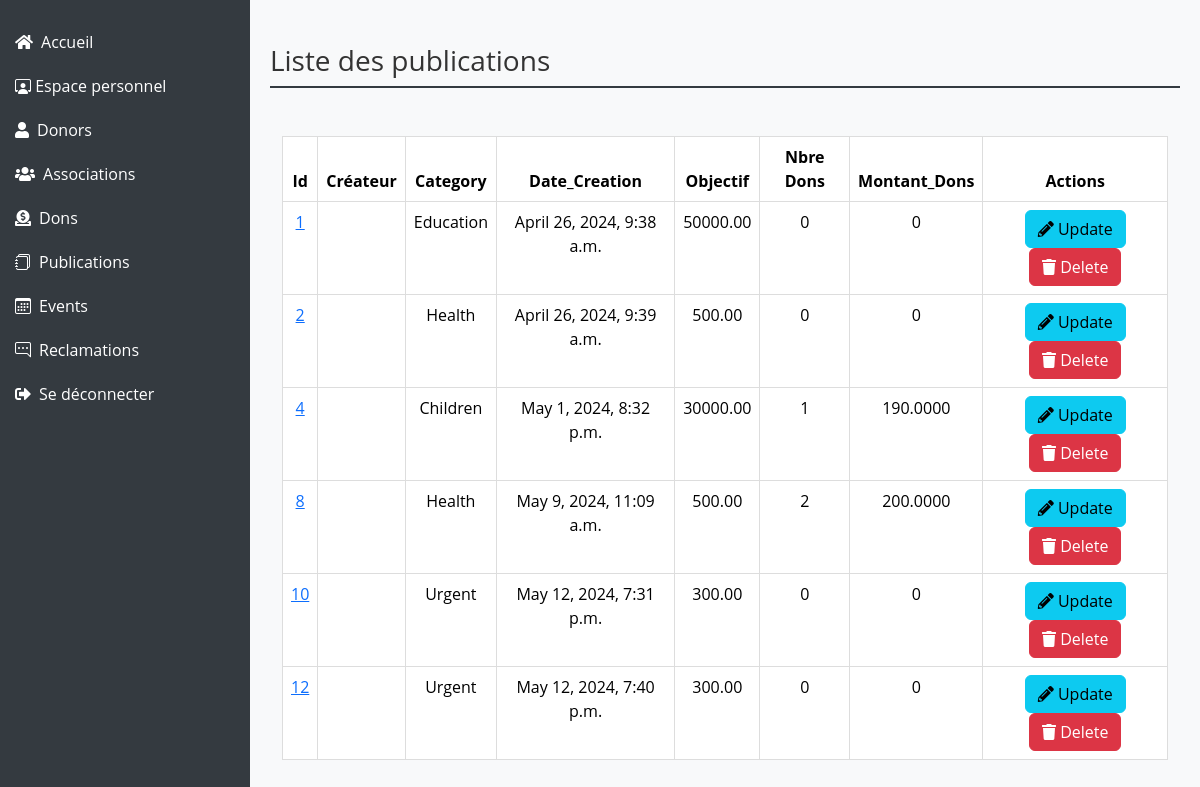
Page /publications/publications/ on the committed database.
### publications/models.py (models this page shows, shortened)
class Publication(models.Model):
    id=models.AutoField(primary_key=True)
    titre=models.CharField(max_length=150)
    contenu=models.TextField()
    date=models.DateTimeField(default=timezone.now)
    image=models.ImageField(upload_to='photos/%y/%m/%d', blank=True)
    montant=models.DecimalField(max_digits=20,decimal_places=2)
    association=models.ForeignKey(Association,on_delete=models.CASCADE,null=True)
    category = models.ForeignKey(Category, on_delete=models.CASCADE,null=True,blank=True)
    objects = models.Manager()
    def calculate_total_dons(self):
        total_dons = sum(d.montantDons for d in self.dons.filter(est_paye=True))
        return total_dons

### categories/models.py (models this page shows, shortened)
class Category(models.Model):
    id=models.AutoField(primary_key=True, unique=True)
    name=models.CharField(max_length=50)
    objects = models.Manager()

### dons/models.py (models this page shows, shortened)
class Don(models.Model):
    user = models.ForeignKey(User, on_delete=models.CASCADE)
    id=models.AutoField(primary_key=True)
    date=models.DateTimeField(default=timezone.now)
    montantDons=models.DecimalField(max_digits=10,decimal_places=4)
    est_paye = models.BooleanField(default=False)
    publication = models.ForeignKey(Publication, on_delete=models.CASCADE, related_name='dons', null=True)
    objects = models.Manager()

### publications/views.py (the view)
# urls.py: path('publications/', include('publications.urls')),
def publications(request):
    publications = Publication.objects.all()
    dons = Don.objects.all()
    return render(request, 'publications/publications.html', {'publications': publications,'dons':dons})

### templates/publications/publications.html (shortened to what this page needs)
{% load static %}
<!DOCTYPE html>
<html lang="en">
<head>
    <link href="https://cdn.jsdelivr.net/npm/bootstrap@5.3.2/dist/css/bootstrap.min.css" rel="stylesheet">
    <link href="https://cdnjs.cloudflare.com/ajax/libs/font-awesome/5.15.4/css/all.min.css" rel="stylesheet">
    <link href="https://cdn.jsdelivr.net/npm/bootstrap-icons/font/bootstrap-icons.css" rel="stylesheet">
</head>
<body>
    <div class="sidebar">
        <ul class="nav flex-column">
            <li class="nav-item">
                <a class="nav-link text-white" href="/"><i class="fas fa-home me-2"></i>Accueil</a>
            </li>
            <li class="nav-item">
                <a class="nav-link text-white" href="{% url 'dashboardAdmin' %}"><i class="bi bi-person-workspace"></i></i> Espace personnel</a>
            </li>
            <li class="nav-item">
                <a class="nav-link text-white" href="{% url 'donors' %}"><i class="fas fa-user me-2"></i>Donors</a>
            </li>
            <li class="nav-item">
                <a class="nav-link text-white" href="{% url 'associations' %}"><i class="fas fa-users me-2"></i>Associations</a>
            </li>
            <li class="nav-item">
                <a class="nav-link text-white" href="{% url 'dons' %}"><i class="fas fa-donate me-2"></i>Dons</a>
            </li>
            <li class="nav-item">
                <a class="nav-link text-white" href="{% url 'publications' %}"><i class="bi bi-journals me-2"></i>Publications</a>
            </li>
            <li class="nav-item">
                <a class="nav-link text-white" href="{% url 'events' %}"><i class="bi bi-calendar3 me-2"></i>Events</a>
            </li>
            <li class="nav-item">
                <a class="nav-link text-white" href="{% url 'reclamations' %}"><i class="bi bi-chat-right-dots me-2"></i>Reclamations</a>
            </li>
            <li class="nav-item">
                <a class="nav-link text-white" href="{% url 'logout' %}"><i class="fas fa-sign-out-alt me-2"></i>Se déconnecter</a>
            </li>
        </ul>
    </div>
    <div class="main-content">
        <h1 class="mt-4">Liste des publications</h1>
        <div class="container mt-5">
            <div class="row">
                <div class="col-md-12">
                    {% if publications %}
                        <table class="table table-bordered">
                            <thead class="thead-dark">
                                <tr>
                                    <th style="text-align: center">Id</th>
                                    <th style="text-align: center">Créateur</th>
                                    <th style="text-align: center">Category</th>
                                    <th style="text-align: center">Date_Creation</th>
                                    <th style="text-align: center">Objectif </th>
                                    <th style="text-align: center">Nbre Dons  </th>
                                    <th style="text-align: center">Montant_Dons </th>
                                    <th style="text-align: center">Actions</th>
                                </tr>
                            </thead>
                            <tbody>
                                {% for p in publications %}
                                <tr>
                                    <td style="text-align: center">
                                        <a href="{% url 'detail' p.id %}">{{ p.id }}</a>
                                    </td>
                                    <td style="text-align: center"> {{ p.association.user.first_name }}</td>
                                    <td style="text-align: center"> {{ p.category.name}}</td>
                                    <td style="text-align: center"> {{ p.date }}</td>
                                    <td style="text-align: center"> {{ p.montant }}</td>
                                    <td style="text-align: center">
                                    {{ p.dons.all.count }}
                                    </td>
                                    <td style="text-align: center">
                                        {{ p.calculate_total_dons  }}
                                    </td>
                                    <td style="text-align: center">
                                        <a href="{% url 'update' p.id %}" class="btn btn-info"><i class="fas fa-pencil-alt"></i> Update</a>
                                        <button class="btn btn-danger" onclick="confirmDelete({{ p.id }})"><i class="fas fa-trash"></i> Delete</button>
                                    </td>
                                </tr>
                                {% endfor %}
                            </tbody>
                        </table>
                    {% endif %}
                </div>
            </div>
        </div>
    </div>
</body>
</html>

### templates/publications/publications.html (style rules this page uses)
body { font-family: 'Open Sans', sans-serif; background-color: #f8f9fa; color: #333; margin: 0; padding: 0; }
.sidebar { position: fixed; top: 0; left: 0; height: 100%; width: 250px; padding-top: 20px; background-color: #343a40; color: #fff; }
.sidebar a { padding: 10px 15px; text-decoration: none; font-size: 16px; color: #fff; display: block; }
.main-content { margin-left: 250px; padding: 20px; }
.table { width: 100%; border-collapse: collapse; }
.table th, .table td { padding: 8px; text-align: center; border: 1px solid #ddd; }
.thead-dark { background-color: #343a40; color: #fff; }
h1 { font-size: 28px; margin-bottom: 20px; padding-bottom: 8px; border-bottom: 2px solid #343a40; }

### rows in the picture
Publication: id "1", category.name "Education", date "April 26, 2024, 9:38 a.m.", montant "50000.00", dons.all.count "0", calculate_total_dons "0"
Publication: id "2", category.name "Health", date "April 26, 2024, 9:39 a.m.", montant "500.00", dons.all.count "0", calculate_total_dons "0"
Publication: id "4", category.name "Children", date "May 1, 2024, 8:32 p.m.", montant "30000.00", dons.all.count "1", calculate_total_dons "190.0000"
Publication: id "8", category.name "Health", date "May 9, 2024, 11:09 a.m.", montant "500.00", dons.all.count "2", calculate_total_dons "200.0000"
Publication: id "10", category.name "Urgent", date "May 12, 2024, 7:31 p.m.", montant "300.00", dons.all.count "0", calculate_total_dons "0"
Publication: id "12", category.name "Urgent", date "May 12, 2024, 7:40 p.m.", montant "300.00", dons.all.count "0", calculate_total_dons "0"
